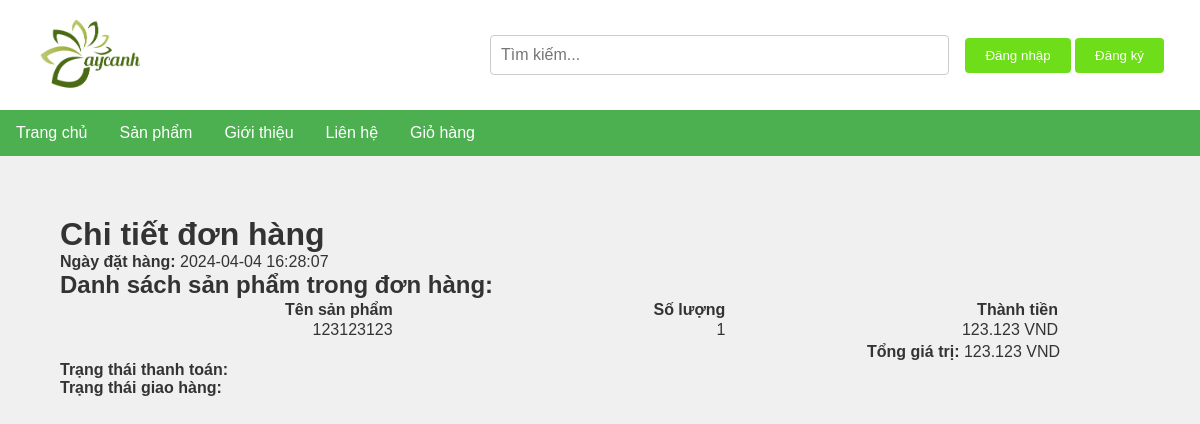
Page /chitietdonhang.php?giohang_id=6 on the committed database.
### tables this page shows
CREATE TABLE IF NOT EXISTS `giohang` (
  `giohang_id` int NOT NULL AUTO_INCREMENT,
  `user_id` int DEFAULT NULL,
  `ngaydat` datetime DEFAULT NULL,
  `tong` decimal(10,2) DEFAULT NULL,
  PRIMARY KEY (`giohang_id`),
  KEY `user_id` (`user_id`)
);

CREATE TABLE IF NOT EXISTS `chitietgiohang` (
  `giohang_id` int DEFAULT NULL,
  `sanpham_id` int DEFAULT NULL,
  `soluong` int DEFAULT NULL,
  `gia` decimal(10,2) DEFAULT NULL,
  KEY `giohang_id` (`giohang_id`),
  KEY `sanpham_id` (`sanpham_id`)
);

CREATE TABLE IF NOT EXISTS `sanpham` (
  `sanpham_id` int NOT NULL AUTO_INCREMENT,
  `tensanpham` varchar(255) NOT NULL,
  `mieuta` text,
  `gia` decimal(10,2) NOT NULL,
  `soluong` int NOT NULL,
  `cover_image_path` varchar(255) DEFAULT NULL,
  PRIMARY KEY (`sanpham_id`)
);

### chitietdonhang.php (the view, shortened to what this page needs)
<?php
require_once 'class/DB.php';
if (isset($_GET['giohang_id'])) {
    $giohang_id = $_GET['giohang_id'];
    $query = "SELECT giohang.*, users.ten AS ten_nguoi_dat, users.sdt AS sdt_nguoi_dat, users.diachi AS diachi_nguoi_dat
              FROM giohang
              INNER JOIN users ON giohang.user_id = users.user_id
              WHERE giohang.giohang_id = $giohang_id";
    $result = mysqli_query($conn, $query);
    $donhang = mysqli_fetch_assoc($result);
    $query_detail = "SELECT chitietgiohang.*, sanpham.tensanpham
                     FROM chitietgiohang
                     INNER JOIN sanpham ON chitietgiohang.sanpham_id = sanpham.sanpham_id
                     WHERE giohang_id = $giohang_id";
    $result_detail = mysqli_query($conn, $query_detail);
} else {
    header("Location: danhsachdonhang.php");
    exit;
}
?>
<!DOCTYPE html>
<html lang="en">
<head>
    <link rel="stylesheet" href="https://cdnjs.cloudflare.com/ajax/libs/font-awesome/4.7.0/css/font-awesome.min.css">
    <link href="style/style.css" type="text/css" rel="stylesheet">
</head>
<?php include 'class/header.php'?>
<body>
    <div style="margin: 5%;">
    <div class="products-section" >
        <h1>Chi tiết đơn hàng </h1>
        <p><strong>Ngày đặt hàng:</strong> <?php echo $donhang['ngaydat']; ?></p>
        <h2>Danh sách sản phẩm trong đơn hàng:</h2>
        <form style="width: 1000px;">
        <table>
            <tr>
                <th style="text-align:right;" width="10%">Tên sản phẩm</th>
                <th style="text-align:right;" width="10%">Số lượng</th>
                <th style="text-align:right;" width="10%">Thành tiền</th>
            </tr>
            <?php
            while ($row_detail = mysqli_fetch_assoc($result_detail)) {
                echo "<tr>";
                echo "<td style=\"text-align:right;\">" . $row_detail['tensanpham'] . "</td>";
                echo "<td style=\"text-align:right;\">" . $row_detail['soluong'] . "</td>";
                echo "<td style=\"text-align:right;\">" . number_format($row_detail['soluong'] * $row_detail['gia'], 0, ',', '.') . " VND</td>";
                echo "</tr>";
            }
            ?>
        </table>
        <p style="text-align:right;"><strong>Tổng giá trị:</strong> <?php echo number_format($donhang['tong'], 0, ',', '.') . " VND"; ?></p>
        <p><strong>Trạng thái thanh toán:</strong> </p>
        <p><strong>Trạng thái giao hàng:</strong> </p>
        </form>
    </div>
    </div>
</body>
</html>

### style/style.css (style rules this page uses)
body { font-family: Arial, sans-serif; background-color: #f0f0f0; color: #333; margin: 0; padding: 0; }
.products-section { height: 100%; width: 100%; text-align: left; }
* { box-sizing: border-box; margin: 0; padding: 0; }

### rows in the picture
giohang: ngaydat "2024-04-04 16:28:07", tong "123.123"
chitietgiohang: sanpham.tensanpham "123123123", soluong "1", $row_detail['soluong'] * $row_detail['gia'] "123.123"
